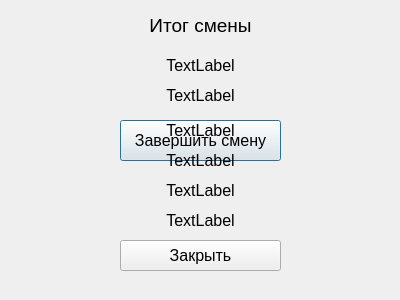
<?xml version="1.0" encoding="UTF-8"?>
<ui version="4.0">
 <class>EndShift</class>
 <widget class="QDialog" name="EndShift">
  <property name="geometry">
   <rect>
    <x>0</x>
    <y>0</y>
    <width>400</width>
    <height>300</height>
   </rect>
  </property>
  <property name="windowTitle">
   <string>Dialog</string>
  </property>
  <widget class="QPushButton" name="endShift">
   <property name="geometry">
    <rect>
     <x>120</x>
     <y>120</y>
     <width>161</width>
     <height>41</height>
    </rect>
   </property>
   <property name="font">
    <font>
     <pointsize>12</pointsize>
    </font>
   </property>
   <property name="text">
    <string>Завершить смену</string>
   </property>
  </widget>
  <widget class="QLabel" name="label">
   <property name="geometry">
    <rect>
     <x>80</x>
     <y>110</y>
     <width>241</width>
     <height>41</height>
    </rect>
   </property>
   <property name="font">
    <font>
     <pointsize>12</pointsize>
    </font>
   </property>
   <property name="text">
    <string>TextLabel</string>
   </property>
   <property name="alignment">
    <set>Qt::AlignCenter</set>
   </property>
  </widget>
  <widget class="QLabel" name="label_2">
   <property name="geometry">
    <rect>
     <x>80</x>
     <y>140</y>
     <width>241</width>
     <height>41</height>
    </rect>
   </property>
   <property name="font">
    <font>
     <pointsize>12</pointsize>
    </font>
   </property>
   <property name="text">
    <string>TextLabel</string>
   </property>
   <property name="alignment">
    <set>Qt::AlignCenter</set>
   </property>
  </widget>
  <widget class="QLabel" name="label_3">
   <property name="geometry">
    <rect>
     <x>80</x>
     <y>170</y>
     <width>241</width>
     <height>41</height>
    </rect>
   </property>
   <property name="font">
    <font>
     <pointsize>12</pointsize>
    </font>
   </property>
   <property name="text">
    <string>TextLabel</string>
   </property>
   <property name="alignment">
    <set>Qt::AlignCenter</set>
   </property>
  </widget>
  <widget class="QLabel" name="label_4">
   <property name="geometry">
    <rect>
     <x>80</x>
     <y>200</y>
     <width>241</width>
     <height>41</height>
    </rect>
   </property>
   <property name="font">
    <font>
     <pointsize>12</pointsize>
    </font>
   </property>
   <property name="text">
    <string>TextLabel</string>
   </property>
   <property name="alignment">
    <set>Qt::AlignCenter</set>
   </property>
  </widget>
  <widget class="QLabel" name="label_5">
   <property name="geometry">
    <rect>
     <x>70</x>
     <y>10</y>
     <width>261</width>
     <height>31</height>
    </rect>
   </property>
   <property name="font">
    <font>
     <pointsize>14</pointsize>
    </font>
   </property>
   <property name="text">
    <string>Итог смены</string>
   </property>
   <property name="alignment">
    <set>Qt::AlignCenter</set>
   </property>
  </widget>
  <widget class="QLabel" name="label_6">
   <property name="geometry">
    <rect>
     <x>50</x>
     <y>50</y>
     <width>301</width>
     <height>31</height>
    </rect>
   </property>
   <property name="font">
    <font>
     <pointsize>12</pointsize>
    </font>
   </property>
   <property name="text">
    <string>TextLabel</string>
   </property>
   <property name="alignment">
    <set>Qt::AlignCenter</set>
   </property>
  </widget>
  <widget class="QLabel" name="label_7">
   <property name="geometry">
    <rect>
     <x>50</x>
     <y>80</y>
     <width>301</width>
     <height>31</height>
    </rect>
   </property>
   <property name="font">
    <font>
     <pointsize>12</pointsize>
    </font>
   </property>
   <property name="text">
    <string>TextLabel</string>
   </property>
   <property name="alignment">
    <set>Qt::AlignCenter</set>
   </property>
  </widget>
  <widget class="QPushButton" name="closeBtn">
   <property name="geometry">
    <rect>
     <x>120</x>
     <y>240</y>
     <width>161</width>
     <height>31</height>
    </rect>
   </property>
   <property name="font">
    <font>
     <pointsize>12</pointsize>
    </font>
   </property>
   <property name="text">
    <string>Закрыть</string>
   </property>
  </widget>
 </widget>
 <resources/>
 <connections/>
</ui>
